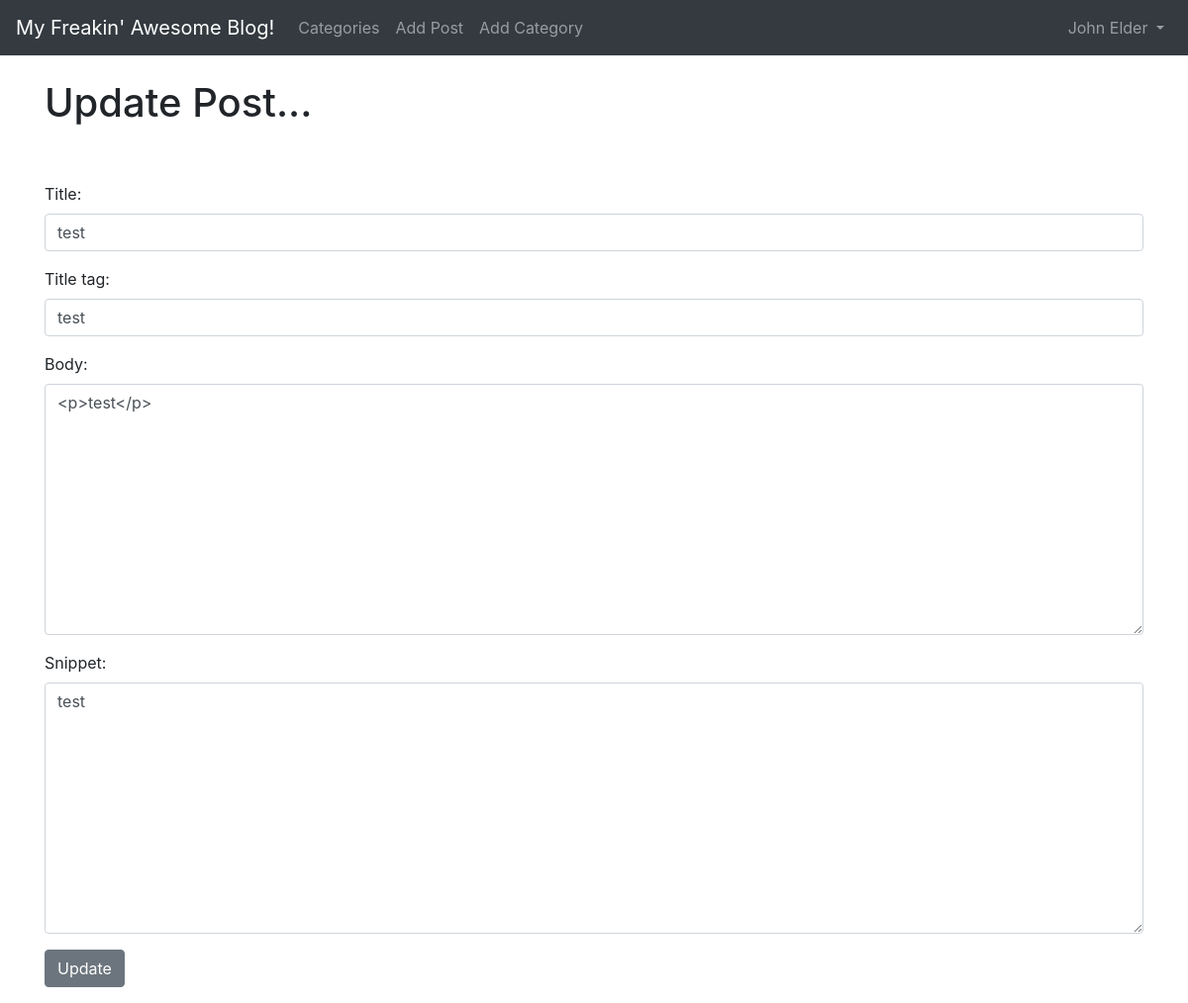
/article/edit/19 (signed in), run on the app's committed database.
### theblog/models.py (models this page shows, shortened)
class Post(models.Model):
	title = models.CharField(max_length=255)
	header_image = models.ImageField(null=True, blank=True, upload_to="images/")
	title_tag = models.CharField(max_length=255)
	author = models.ForeignKey(User, on_delete=models.CASCADE)
	body = RichTextField(blank=True, null=True)
	post_date = models.DateField(auto_now_add=True)
	category = models.CharField(max_length=255, default='coding')
	snippet = models.CharField(max_length=255)
	likes = models.ManyToManyField(User, related_name='blog_posts')

### theblog/views.py (the view)
# urls.py: path('article/edit/<int:pk>', UpdatePostView.as_view(), name='update_post'),
class UpdatePostView(UpdateView):
	model = Post
	form_class = EditForm
	template_name = 'update_post.html'

### theblog/forms.py
class EditForm(forms.ModelForm):
	class Meta:
		model = Post
		fields = ('title', 'title_tag', 'body', 'snippet')
		widgets = {
			'title': forms.TextInput(attrs={'class': 'form-control'}),
			'title_tag': forms.TextInput(attrs={'class': 'form-control'}),
			'body': forms.Textarea(attrs={'class': 'form-control'}),
			'snippet': forms.Textarea(attrs={'class': 'form-control'}),
		}

### theblog/templates/update_post.html (shortened to what this page needs)
{% extends 'base.html' %}
{% block content %}
{% if user.is_authenticated %}
	{% if user.id == post.author.id %}
		<h1>Update Post...</h1>
		<br/><br/>
		<div class="form-group">
			<form method="POST">
				{{ form.as_p }}
				<button class="btn btn-secondary">Update</button>
		</div>
	{% else %}
			You're not allowed here! (and you know it...)
	{% endif %}
{% else %}
You're not allowed here! (and you know it...)
{% endif %}
{% endblock %}

### theblog/templates/base.html (shortened to what this page needs)
{% load static %}
<!doctype html>
<html lang="en">
  <head>
    <link rel="stylesheet" href="https://stackpath.bootstrapcdn.com/bootstrap/4.4.1/css/bootstrap.min.css">
  </head>
  <body>
    <nav class="navbar navbar-expand-lg navbar-dark bg-dark">
  <a class="navbar-brand" href="{% url 'home' %}">My Freakin' Awesome Blog!</a>
  <div class="collapse navbar-collapse" id="navbarSupportedContent">
    <ul class="navbar-nav mr-auto">
      {% if cat_menu %}
      <li class="nav-item dropdown">
        <a class="nav-link dropdown-toggle" href="#" id="navbarDropdown" role="button" data-toggle="dropdown" aria-haspopup="true" aria-expanded="false">
          Categories
        </a>
        <div class="dropdown-menu" aria-labelledby="navbarDropdown">
          {% for item in cat_menu %}
           <a class="dropdown-item" href="{% url 'category' item|slugify %}">{{ item }}</a>
          {% endfor %}
        </div>
      </li>
      {% else %}
        <li class="nav-item">
            <a class="nav-link" href="{% url 'category-list' %}">Categories</a>
        </li>
      {% endif %}
      {% if user.is_authenticated %}
        <li class="nav-item">
          <a class="nav-link" href="{% url 'add_post' %}">Add Post</a>
        </li>
        <li class="nav-item">
          <a class="nav-link" href="{% url 'add_category' %}">Add Category</a>
        </li>
      {% endif %}
    </ul>
{% if user.is_authenticated %}
    <ul class="navbar-nav ml-auto">
      <li class="nav-item dropdown">
          <a class="nav-link dropdown-toggle" href="#" id="navbarDropdown" role="button" data-toggle="dropdown" aria-haspopup="true" aria-expanded="false">
            {{ user.first_name }}
            {{ user.last_name }}
          </a>
      </li>
    </ul>
{% endif %}
  </div>
</nav>
    <br/>
    <div class="container">
      {% block content %}
      {% endblock %}
    </div>
  </body>
</html>

### data on the page
Post: title "test", title_tag "test", body "<p>test</p>", snippet "test"

### other printed values
{{ user.first_name }} "John"
{{ user.last_name }} "Elder"
